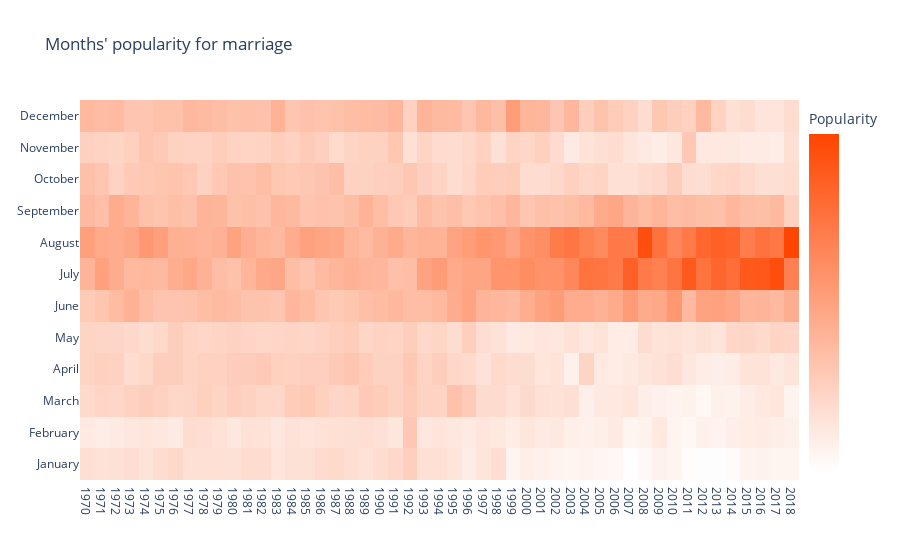

Source (notebook cell):
### Code cell
fig = go.Figure(data=go.Heatmap(
                   z=df_marriage_3.transpose().iloc[1:, ]*100,
                   x=df_marriage_3['TIME'],
                   y=months,
    colorbar=dict(title="Popularity", 
                  ticktext = ['low', 'high'], 
                  tickvals= [0,1],
                  tickformat = '.0%',
                  x = 1.0),

    colorscale=[
        [0.0, "rgb(254, 254, 254)"],
        [1.0, 'rgb(255, 69, 0)']
    ]))


fig.update_layout(
   
    xaxis=go.layout.XAxis(
        title=go.layout.xaxis.Title(
            font=dict(
                family="Arial",
                size=18,
                color="#7f7f7f"
            ) 
        ), type="category"
    ),
    yaxis=go.layout.YAxis(
        title=go.layout.yaxis.Title(
            font=dict(
                family="Arial",
                size=18,
                color="#7f7f7f"
            )
        )
    ),
    
    title = "Months' popularity for marriage"

)


fig.show()

# py.plot(fig, filename = '', auto_open=True) - uncomment and inpute your filename if you want to export to chart-studio.plot.ly.

### Figure 1 — Plotly figure (JSON) as saved in the notebook; plotly's stock layout.template omitted (floating-point values rounded to 4 significant figures; data arrays with more than 128 entries replaced by an {"elided": "..."} marker saying what was removed)
{"data": [{"colorbar": {"tickformat": ".0%", "ticktext": ["low", "high"], "tickvals": [0, 1], "title": {"text": "Popularity"}, "x": 1}, "colorscale": [[0, "rgb(254, 254, 254)"], [1, "rgb(255, 69, 0)"]], "type": "heatmap", "x": [1970, 1971, 1972, 1973, 1974, 1975, 1976, 1977, 1978, 1979, 1980, 1981, 1982, 1983, 1984, 1985, 1986, 1987, 1988, 1989, 1990, 1991, 1992, 1993, 1994, 1995, 1996, 1997, 1998, 1999, 2000, 2001, 2002, 2003, 2004, 2005, 2006, 2007, 2008, 2009, 2010, 2011, 2012, 2013, 2014, 2015, 2016, 2017, 2018], "y": ["January", "February", "March", "April", "May", "June", "July", "August", "September", "October", "November", "December"], "z": {"elided": "12x49 float values"}}], "layout": {"title": {"text": "Months' popularity for marriage"}, "xaxis": {"title": {"font": {"color": "#7f7f7f", "family": "Arial", "size": 18}}, "type": "category"}, "yaxis": {"title": {"font": {"color": "#7f7f7f", "family": "Arial", "size": 18}}}}}
